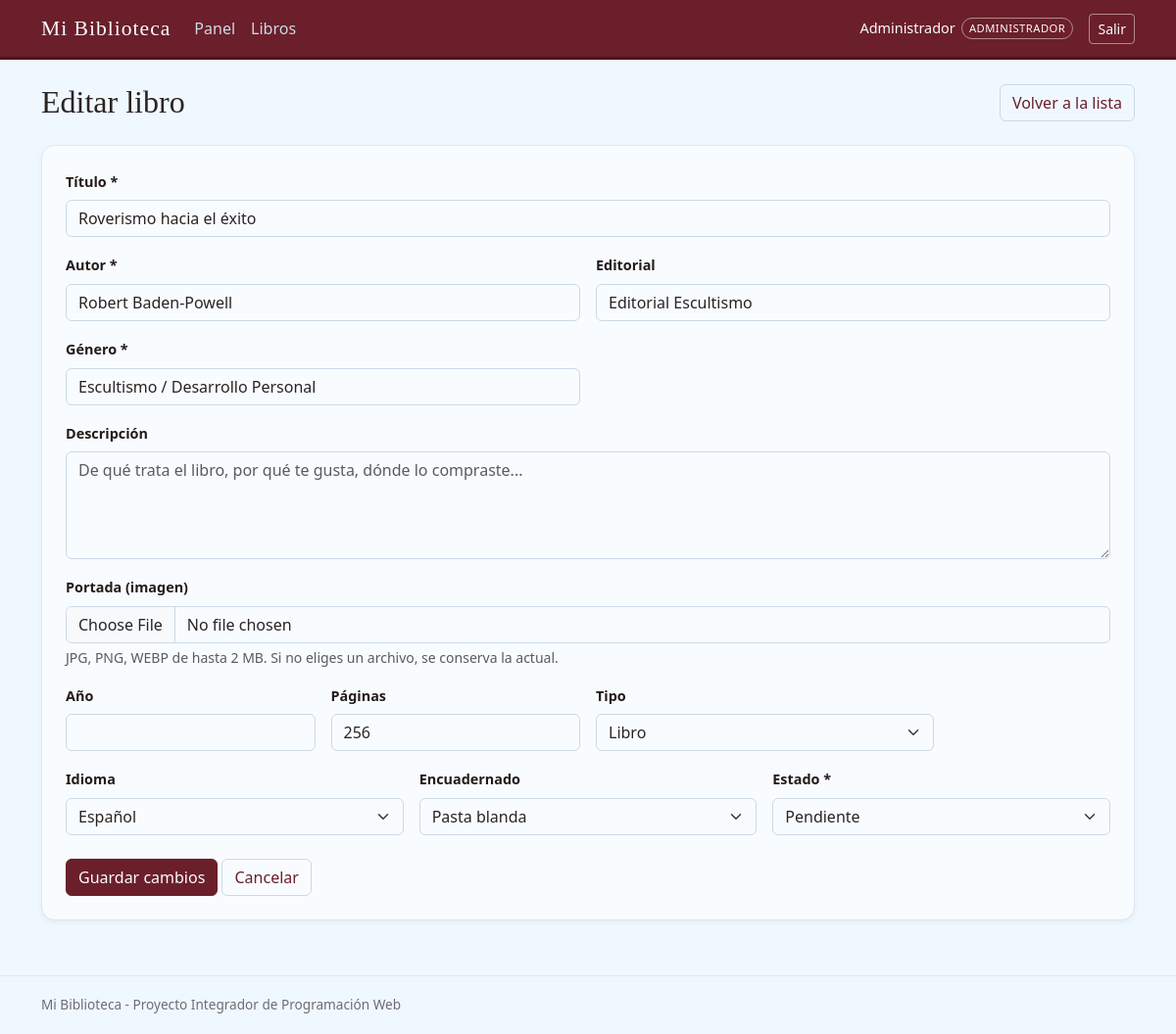
/libros/editar.php?id=1 (signed in), run on the app's committed database.
### tables this page shows
CREATE TABLE libros (
    id_libro         INT UNSIGNED AUTO_INCREMENT PRIMARY KEY,
    id_usuario       INT UNSIGNED NOT NULL,
    titulo           VARCHAR(255) NOT NULL,
    autor            VARCHAR(200) DEFAULT NULL,
    editorial        VARCHAR(150) DEFAULT NULL,
    anio_publicacion SMALLINT UNSIGNED DEFAULT NULL,
    numero_paginas   SMALLINT UNSIGNED DEFAULT NULL,
    genero           VARCHAR(150) DEFAULT NULL,
    descripcion      TEXT         DEFAULT NULL,
    imagen           LONGBLOB     DEFAULT NULL,
    imagen_tipo      VARCHAR(100) DEFAULT NULL,
    tipo             VARCHAR(50)  NOT NULL DEFAULT 'Libro',
    idioma           VARCHAR(50)  DEFAULT NULL,
    encuadernacion   VARCHAR(40)  NOT NULL DEFAULT 'Pasta blanda',
    estado           ENUM('Pendiente', 'Leyendo', 'Terminado') NOT NULL DEFAULT 'Pendiente',
    activo           TINYINT(1)   NOT NULL DEFAULT 1,
    creado_en        TIMESTAMP    NOT NULL DEFAULT CURRENT_TIMESTAMP,
    actualizado_en   TIMESTAMP    NOT NULL DEFAULT CURRENT_TIMESTAMP ON UPDATE CURRENT_TIMESTAMP,
    CONSTRAINT fk_libros_usuario
        FOREIGN KEY (id_usuario) REFERENCES usuarios (id_usuario)
        ON DELETE CASCADE ON UPDATE CASCADE,
    INDEX idx_libros_usuario (id_usuario),
    INDEX idx_libros_titulo (titulo)
);

### config/auth.php (called while the page is built, shortened)
<?php
    function es_admin() {
        return isset($_SESSION['rol_id']) && $_SESSION['rol_id'] == 1;
    }
    function nombre_rol() {
        if (es_admin()) {
            return "Administrador";
        }
        return "Usuario";
    }
?>

### libros/editar.php (the view, shortened to what this page needs)
<?php
    $raiz = "../";
    require "../config/auth.php";
    require "../config/conexion.php";
    require "../config/imagenes.php";
    $estados_validos = ["Pendiente", "Leyendo", "Terminado"];
    $id = (int) ($_POST['id'] ?? $_GET['id'] ?? 0);
    $sql = "SELECT id_libro, id_usuario, titulo, autor, editorial, anio_publicacion,
                   numero_paginas, genero, descripcion, tipo, idioma, encuadernacion,
                   estado, (imagen IS NOT NULL) AS tiene_imagen
            FROM libros
            WHERE id_libro = :id AND activo = 1";
    $stmt = $pdo->prepare($sql);
    $stmt->execute(['id' => $id]);
    $libro = $stmt->fetch(PDO::FETCH_ASSOC);
    $datos = [
        "titulo"           => $libro['titulo'],
        "autor"            => $libro['autor'],
        "editorial"        => $libro['editorial'] ?? "",
        "anio_publicacion" => $libro['anio_publicacion'] ?? "",
        "numero_paginas"   => $libro['numero_paginas'] ?? "",
        "genero"           => $libro['genero'],
        "descripcion"      => $libro['descripcion'] ?? "",
        "tipo"             => $libro['tipo'],
        "idioma"           => $libro['idioma'],
        "encuadernacion"   => $libro['encuadernacion'],
        "estado"           => $libro['estado'],
    ];
    include "../includes/header.php";
?>
<div class="d-flex justify-content-between align-items-center mb-4">
    <h2 class="mb-0">Editar libro</h2>
    <a href="index.php" class="btn btn-contorno">Volver a la lista</a>
</div>
<div class="panel-caja">
    <form method="post" action="editar.php" enctype="multipart/form-data" class="row g-3">
        <div class="col-12">
            <label for="titulo" class="form-label">Título *</label>
            <input type="text" class="form-control" id="titulo" name="titulo" maxlength="200"
                   value="<?= htmlspecialchars($datos['titulo']) ?>" required>
        </div>
        <div class="col-md-6">
            <label for="autor" class="form-label">Autor *</label>
            <input type="text" class="form-control" id="autor" name="autor" maxlength="150"
                   value="<?= htmlspecialchars($datos['autor']) ?>" required>
        </div>
        <div class="col-md-6">
            <label for="editorial" class="form-label">Editorial</label>
            <input type="text" class="form-control" id="editorial" name="editorial" maxlength="100"
                   value="<?= htmlspecialchars($datos['editorial']) ?>">
        </div>
        <div class="col-md-6">
            <label for="genero" class="form-label">Género *</label>
            <input type="text" class="form-control" id="genero" name="genero" maxlength="120"
                   value="<?= htmlspecialchars($datos['genero']) ?>" required>
        </div>
        <div class="col-12">
            <label for="descripcion" class="form-label">Descripción</label>
            <textarea class="form-control" id="descripcion" name="descripcion" rows="4" maxlength="2000"
                      placeholder="De qué trata el libro, por qué te gusta, dónde lo compraste..."><?= htmlspecialchars($datos['descripcion']) ?></textarea>
        </div>
        <div class="col-12">
            <label for="imagen" class="form-label">Portada (imagen)</label>
            <input type="file" class="form-control" id="imagen" name="imagen"
                   accept="image/jpeg,image/png,image/webp,image/gif">
            <div class="form-text">JPG, PNG, WEBP de hasta 2 MB. Si no eliges un archivo, se conserva la actual.</div>
        </div>
        <div class="col-md-3">
            <label for="anio_publicacion" class="form-label">Año</label>
            <input type="number" class="form-control" id="anio_publicacion" name="anio_publicacion"
                   min="1400" max="<?= date('Y') ?>" value="<?= htmlspecialchars($datos['anio_publicacion']) ?>">
        </div>
        <div class="col-md-3">
            <label for="numero_paginas" class="form-label">Páginas</label>
            <input type="number" class="form-control" id="numero_paginas" name="numero_paginas"
                   min="1" value="<?= htmlspecialchars($datos['numero_paginas']) ?>">
        </div>
        <div class="col-md-4">
            <label for="tipo" class="form-label">Tipo</label>
            <select class="form-select" id="tipo" name="tipo">
                <?php foreach (["Libro", "Manga", "Novela Ligera", "Artbook", "Fanbook", "Revista", "Poesía", "Libro de Arte", "Científico / Educativo"] as $opcion): ?>
                    <option value="<?= $opcion ?>" <?= $datos['tipo'] === $opcion ? "selected" : "" ?>>
                        <?= $opcion ?>
                    </option>
                <?php endforeach; ?>
            </select>
        </div>
        <div class="col-md-4">
            <label for="idioma" class="form-label">Idioma</label>
            <select class="form-select" id="idioma" name="idioma">
                <?php foreach (["Español", "Inglés", "Japonés", "Inglés / Japonés", "Japonés / Inglés"] as $opcion): ?>
                    <option value="<?= $opcion ?>" <?= $datos['idioma'] === $opcion ? "selected" : "" ?>>
                        <?= $opcion ?>
                    </option>
                <?php endforeach; ?>
            </select>
        </div>
        <div class="col-md-4">
            <label for="encuadernacion" class="form-label">Encuadernado</label>
            <select class="form-select" id="encuadernacion" name="encuadernacion">
                <?php foreach (["Pasta blanda", "Pasta dura"] as $opcion): ?>
                    <option value="<?= $opcion ?>" <?= $datos['encuadernacion'] === $opcion ? "selected" : "" ?>>
                        <?= $opcion ?>
                    </option>
                <?php endforeach; ?>
            </select>
        </div>
        <div class="col-md-4">
            <label for="estado" class="form-label">Estado *</label>
            <select class="form-select" id="estado" name="estado">
                <?php foreach ($estados_validos as $opcion): ?>
                    <option value="<?= $opcion ?>" <?= $datos['estado'] === $opcion ? "selected" : "" ?>>
                        <?= $opcion ?>
                    </option>
                <?php endforeach; ?>
            </select>
        </div>
        <div class="col-12 pt-2">
            <button type="submit" class="btn btn-vino">Guardar cambios</button>
            <a href="index.php" class="btn btn-contorno">Cancelar</a>
        </div>
    </form>
</div>
<?php include "../includes/footer.php"; ?>

### includes/header.php (shortened to what this page needs)
<!DOCTYPE html>
<html lang="es">
<head>
    <link href="https://cdn.jsdelivr.net/npm/bootstrap@5.3.3/dist/css/bootstrap.min.css" rel="stylesheet">
    <link href="<?= $raiz ?>assets/css/estilos.css" rel="stylesheet">
</head>
<body>
<nav class="navbar navbar-expand-lg navbar-dark barra-principal">
    <div class="container">
        <a class="navbar-brand marca" href="<?= $raiz ?>dashboard.php">Mi Biblioteca</a>
        <div class="collapse navbar-collapse" id="menuPrincipal">
            <ul class="navbar-nav me-auto mb-2 mb-lg-0">
                <li class="nav-item">
                    <a class="nav-link" href="<?= $raiz ?>dashboard.php">Panel</a>
                </li>
                <li class="nav-item">
                    <a class="nav-link" href="<?= $raiz ?>libros/index.php">Libros</a>
                </li>
            </ul>
            <div class="d-flex align-items-center gap-3">
                <span class="usuario-sesion">
                    <?= htmlspecialchars($_SESSION['nombre']) ?>
                    <span class="etiqueta-rol <?= es_admin() ? '' : 'etiqueta-usuario' ?>"><?= nombre_rol() ?></span>
                </span>
                <a class="btn btn-sm btn-salir" href="<?= $raiz ?>logout.php">Salir</a>
            </div>
        </div>
    </div>
</nav>
<main class="container py-4">

### includes/footer.php (shortened to what this page needs)
</main>
<footer class="pie">
    <div class="container">
        <span>Mi Biblioteca - Proyecto Integrador de Programación Web</span>
    </div>
</footer>
</body>
</html>

### assets/css/estilos.css (style rules this page uses)
* { box-sizing: border-box; }
:root { --negro: #16110F; --carbon: #241B19; --vino: #6B1F2A; --vino-claro: #8C2A38; --vino-oscuro: #4C1620; --rojo: #8C1F1F; --crema: #F0F8FF; --crema-clara: #F9FCFF; --arena: #CBD9E6; --borde: #DDE8F2; --texto: #2B2422; --suave: #6E6C74; }
body { background-color: var(--crema); color: var(--texto); font-family: "Segoe UI", Tahoma, Geneva, Verdana, sans-serif; }
h1, h2, h3, .marca { font-family: Georgia, "Times New Roman", serif; }
a { color: var(--vino); }
.barra-principal { position: sticky; top: 0; z-index: 1000; background-color: var(--vino); border-bottom: 3px solid var(--vino-oscuro); }
.barra-principal .marca { color: var(--crema-clara); letter-spacing: 1px; font-size: 1.35rem; }
.barra-principal .nav-link { color: var(--arena); }
.usuario-sesion { display: flex; align-items: center; gap: 6px; color: var(--crema-clara); font-size: 0.9rem; }
.etiqueta-rol { padding: 0.1rem 0.45rem; border: 1px solid rgba(250, 246, 238, 0.5); border-radius: 999px; font-size: 0.7rem; text-transform: uppercase; letter-spacing: 0.5px; color: var(--crema-clara); }
.btn-salir { border: 1px solid rgba(250, 246, 238, 0.5); color: var(--crema-clara); }
.btn-vino { background-color: var(--vino); border-color: var(--vino); color: var(--crema-clara); }
.btn-contorno { border: 1px solid var(--arena); color: var(--vino); background-color: transparent; }
.panel-caja { position: relative; background-color: var(--crema-clara); border: 1px solid var(--borde); border-radius: 14px; padding: 1.5rem; box-shadow: 0 2px 6px rgba(22, 17, 15, 0.05); }
.form-control, .form-select { background-color: var(--crema-clara); border-color: var(--arena); color: var(--texto); }
.form-label { font-size: 0.9rem; font-weight: 600; color: var(--carbon); }
.pie { display: flex; justify-content: center; align-items: center; border-top: 1px solid var(--borde); margin-top: 2rem; padding: 1.2rem 0; font-size: 0.85rem; color: var(--suave); }

### data on the page
libros: titulo "Roverismo hacia el éxito", autor "Robert Baden-Powell", editorial "Editorial Escultismo", genero "Escultismo / Desarrollo Personal", numero_paginas "256", tipo "Libro", idioma "Español", encuadernacion "Pasta blanda", estado "Pendiente"

### other printed values
$_SESSION['nombre'] "Administrador"
nombre_rol() "ADMINISTRADOR"
